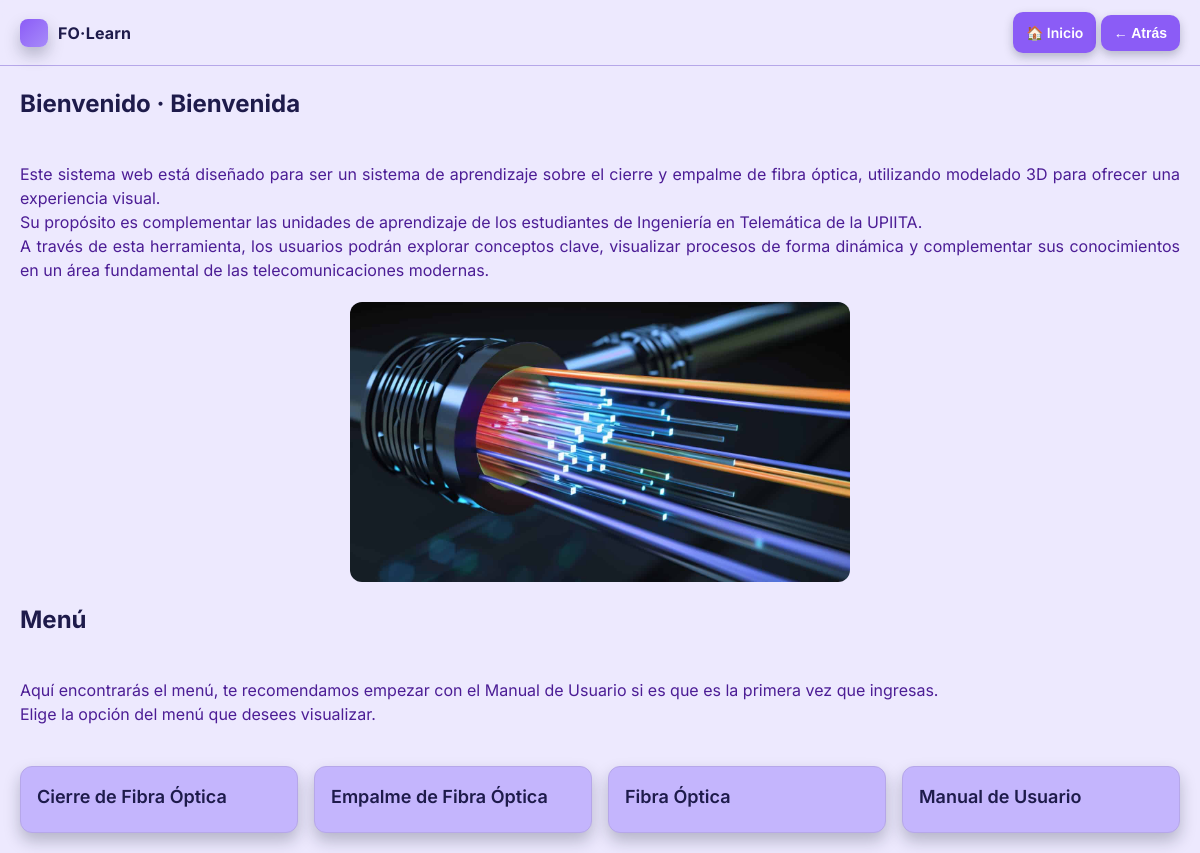
The page / on the database its author committed.
### viewer/models.py (models this page shows, shortened)
class Category(models.Model):
    name = models.CharField(max_length=80, unique=True)
    slug = models.SlugField(max_length=100, unique=True)

### viewer/views.py (the view)
# urls.py: path("", views.home, name="home"),
def home(request):
    categories = Category.objects.all().order_by("name")
    return render(request, "viewer/home.html", {"categories": categories})

### templates/viewer/home.html (shortened to what this page needs)
{% extends "base.html" %}
{% load static %}
{% block content %}
<h2>Bienvenido · Bienvenida </h2>
<p class="muted" style="text-align:justify; white-space: pre-line;">
  Este sistema web está diseñado para ser un sistema de aprendizaje sobre el cierre y empalme de fibra óptica, utilizando modelado 3D para ofrecer una experiencia visual.
  Su propósito es complementar las unidades de aprendizaje de los estudiantes de Ingeniería en Telemática de la UPIITA.
  A través de esta herramienta, los usuarios podrán explorar conceptos clave, visualizar procesos de forma dinámica y complementar sus conocimientos en un área fundamental de las telecomunicaciones modernas.</p>
<img src="{% static 'images/Fibraópticpagina.jpg' %}"
     alt="Fibra óptica"
     style="width:100%; max-width:500px; display:block; margin:20px auto; border-radius:12px;">
<h2>Menú</h2>
<p class="muted" style="text-align:justify; white-space: pre-line;">
    Aquí encontrarás el menú, te recomendamos empezar con el Manual de Usuario si es que es la primera vez que ingresas.
    Elige la opción del menú que desees visualizar.
  </p>
<div class="category-grid">
  {% for c in categories %}
  <a class="category-card" href="{% url 'category_detail' c.slug %}">
    <h3>{{ c.name }}</h3>
  </a> {% empty %}
  <p class="muted">No hay categorías todavía.</p> {% endfor %}
</div>
{% endblock %}

### static/css/site.css (style rules this page uses)
:root { --bg: #EDE9FE; --panel: #C4B5FD; --text: #1E1B4B; --muted: #4C1D95; --brand: #8B5CF6; --brand-light:#A78BFA; --line: #B6A7E9; --radius:12px; --shadow:0 8px 16px rgba(15,23,42,0.25); --font: "Inter", system-ui, -apple-system, Segoe UI, Roboto, "Helvetica Neue", Arial; }
* { box-sizing:border-box }
html,body { height:100% }
body { margin:0; background:var(--bg); color:var(--text); font:16px/1.5 var(--font); }
h1,h2,h3 { margin:0 0 10px 0 }
.muted { color:var(--muted) }
.category-grid { display:grid; gap:16px; grid-template-columns: repeat(auto-fit, minmax(220px, 1fr)); margin-top:16px; }
.category-card { display:block; background:var(--panel); border:1px solid var(--line); border-radius:var(--radius); padding:16px; text-decoration:none; color:var(--text); box-shadow:var(--shadow); transition: transform .15s ease, box-shadow .15s ease; }
.category-card h3 { margin:0 0 6px 0; font-size:18px; font-weight:600; }

### rows shown on the page
Category: name "Cierre de Fibra Óptica"
Category: name "Empalme de Fibra Óptica"
Category: name "Fibra Óptica"
Category: name "Manual de Usuario"
